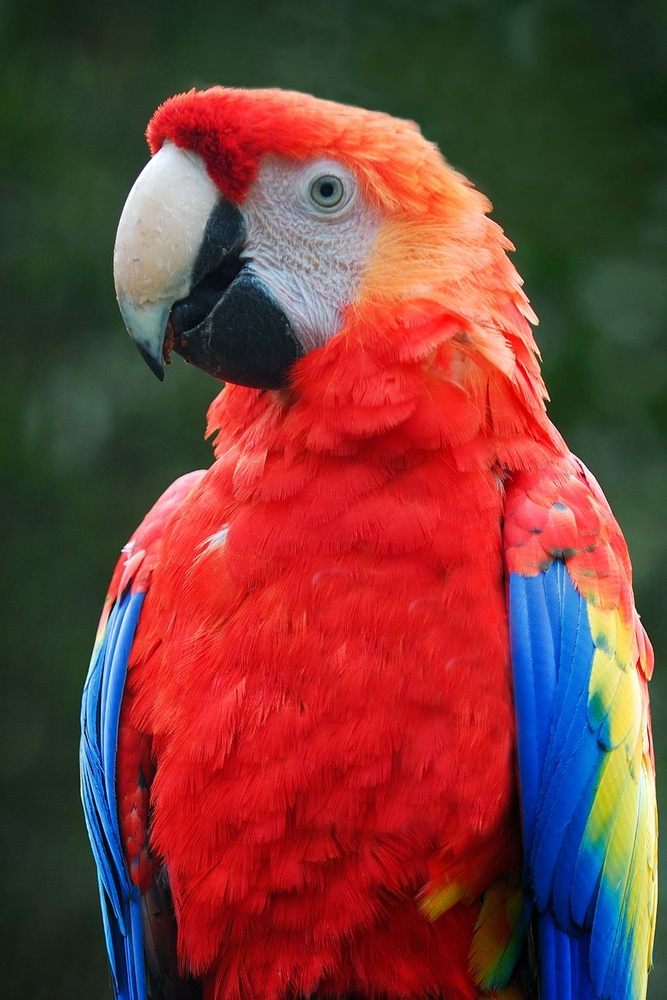
#> input picture Pic/parrot.jpg, 667 x 1000 px, shrunk from 860 x 1290 before the run, found by its file name
$ python imgHistograms.py
#> lines starting #> are read from the running program, lines starting #| are printed output that depends on the picture; after the words box and inside, x2 and y2 are one past the last pixel; in counts of white or black regions, pixels touching at a corner belong together
import matplotlib.pyplot as plt
import cv2

def main():
    img_path = '/home/mehedi/Desktop/Digital Image Processing/Pic/parrot.jpg'
    print(img_path)
    rgb = plt.imread(img_path)
#> rgb is the input picture: shape (1000, 667, 3); mean R, G, B 118.1, 62.1, 57.3
    print(rgb.shape, rgb.max(), rgb.min())
#| (1000, 667, 3) 255 0

    red = rgb[:, :, 0]
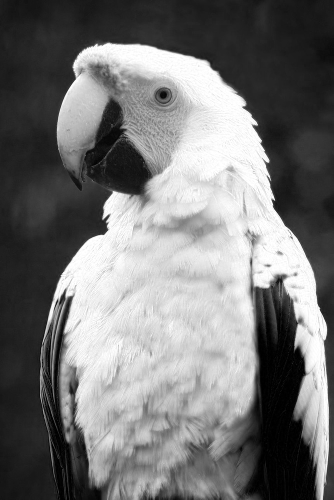
#> red: shape (1000, 667) (shown at 1/2 size); min 0, max 255, mean 118.1
    green = rgb[:, :, 1]
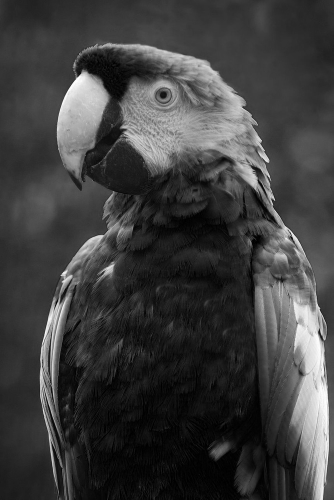
#> green: shape (1000, 667) (shown at 1/2 size); min 0, max 255, mean 62.1
    blue = rgb[:, :, 2]
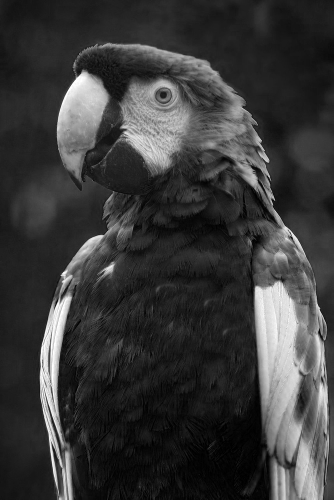
#> blue: shape (1000, 667) (shown at 1/2 size); min 0, max 255, mean 57.3
    print(red.shape, red.max(), red.min())
#| (1000, 667) 255 0

    grayscale = cv2.cvtColor(rgb, cv2.COLOR_RGB2GRAY)
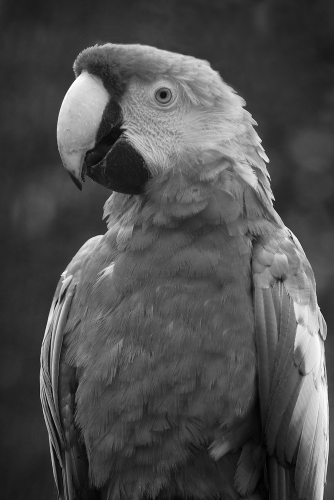
#> grayscale: shape (1000, 667) (shown at 1/2 size); min 0, max 255, mean 78.3
    print(grayscale.shape, grayscale.max(), grayscale.min())
#| (1000, 667) 255 0

    _, binary = cv2.threshold(grayscale, 127, 255, cv2.THRESH_BINARY)
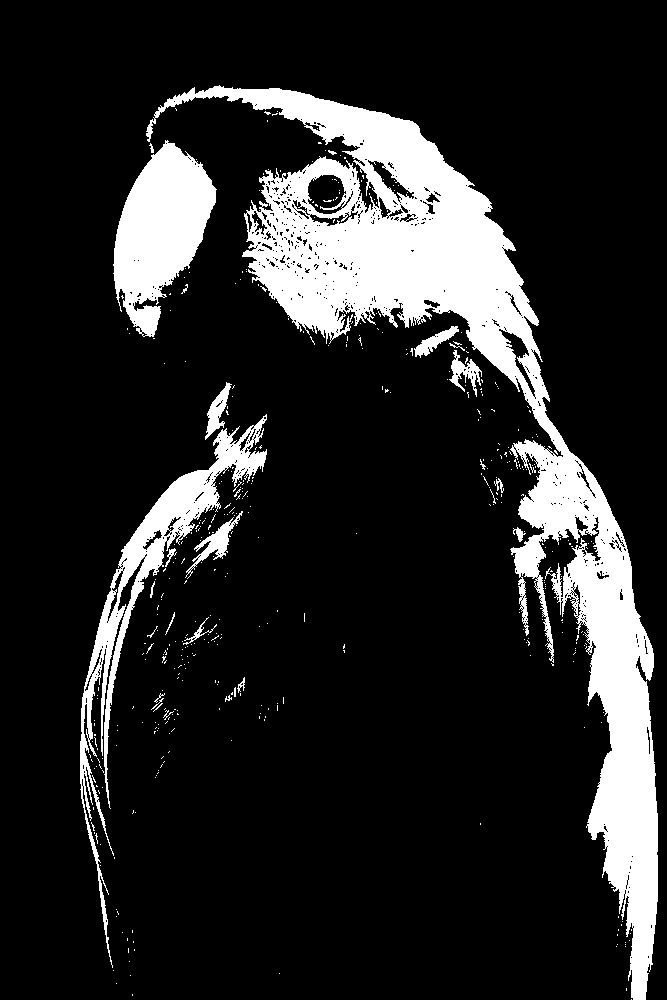
#> binary: shape (1000, 667); 15.3% white; 455 white regions (430 under 20 px), largest, box (x1, y1, x2, y2) and area: (146, 85, 658, 1000) 75158, (113, 140, 217, 337) 11638, (80, 414, 267, 968) 11161

    img_set = [rgb, red, green, blue, grayscale, binary]
    title_set = ['RGB', 'Red', 'Green', 'Blue', 'Grayscale', 'Binary']

    plt.figure(figsize = (20, 20))
    for i in range(6):
        plt.subplot(2, 3,  i + 1)
        plt.title(title_set[i])
        ch = len(img_set[i].shape)
        if (ch == 3):
            plt.imshow(img_set[i])
        else:
            plt.imshow(img_set[i], cmap = 'gray')
    plt.savefig('Images.jpg')
    plt.show()

    hist_title_set = ['RGB Histogram', 'Red Histogram', 'Green Histogram', 'Blue Histogram', 'Grayscale Histogram', 'Binary Histogram']

    plt.figure(figsize = (20, 20))
    for i in range(6):
        plt.subplot(2, 3,  i + 1)
        plt.title(hist_title_set[i])
        plt.hist(img_set[i].ravel(),256,[0,256])
    plt.savefig('Histograms.jpg')
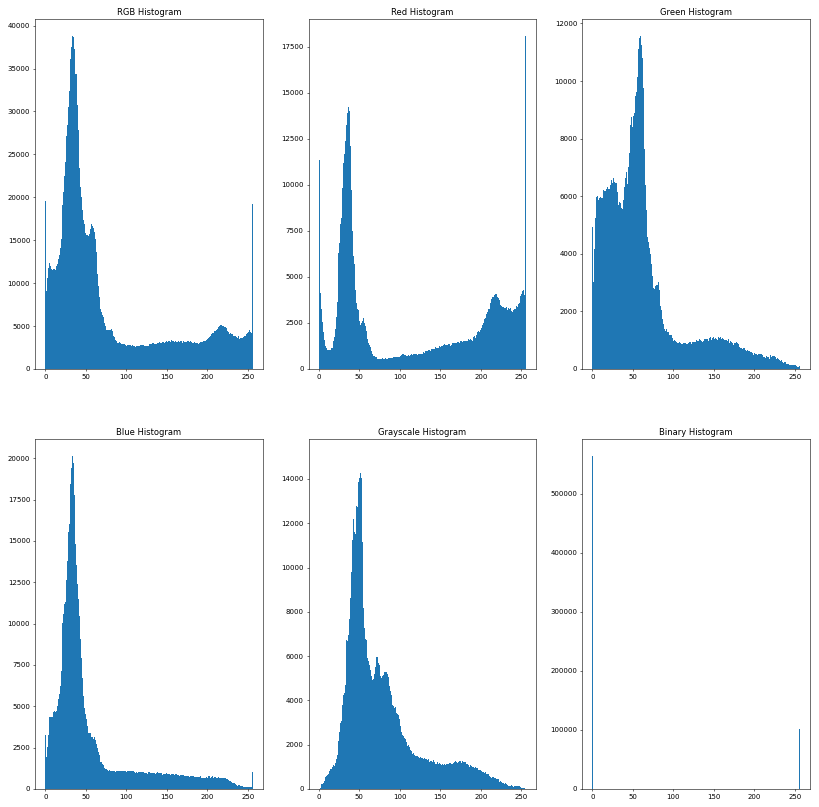
#> figure drawn by matplotlib, 6 panels; panel 1: tallest bar 38830 high, from x = 33 to 34; panel 2: tallest bar 18107 high, from x = 255 to 256; panel 3: tallest bar 11575 high, from x = 59 to 60; panel 4: tallest bar 20156 high, from x = 33 to 34
    plt.show()


if __name__ == '__main__':
    main()

$ run again, with Pic/dahlia.jpg copied over Pic/parrot.jpg
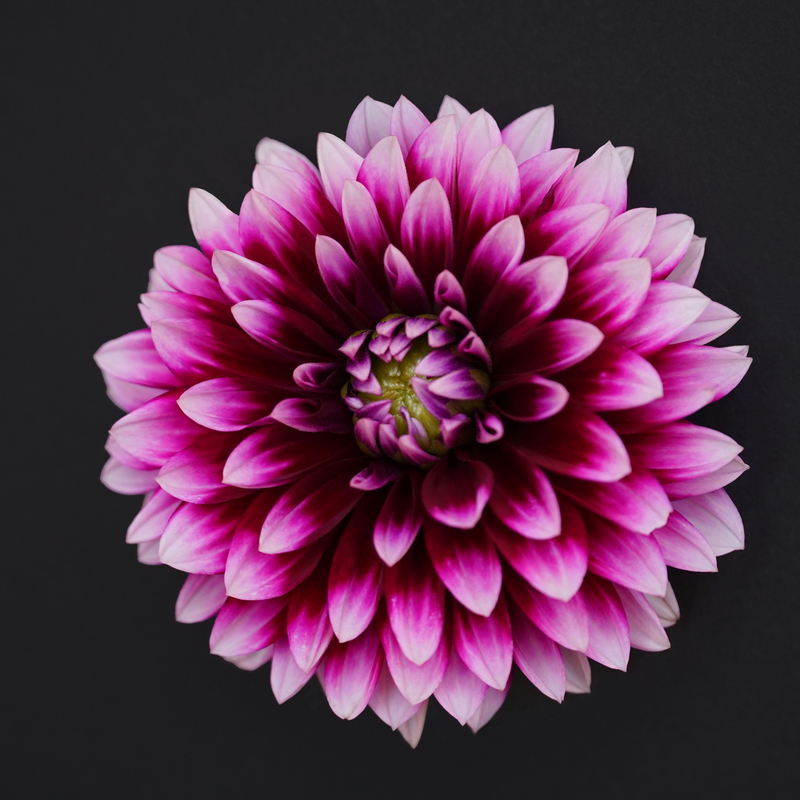
#> input picture Pic/dahlia.jpg, 800 x 800 px, found by its file name
#> in main, rgb is the input picture: shape (800, 800, 3); mean R, G, B 88.1, 48, 74.1
#| (800, 800, 3) 246 0
#| (800, 800) 246 5
#> in main, `grayscale = cv2.cvtColor(rgb, cv2.COLOR_RGB2GRAY)`:
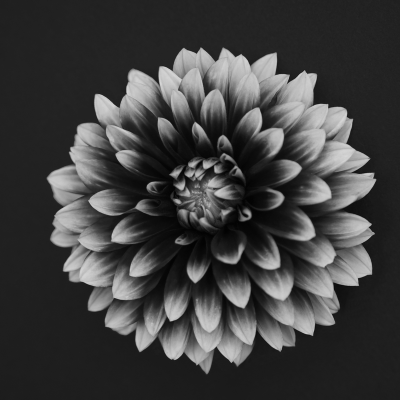
#> grayscale: shape (800, 800) (shown at 1/2 size); min 1, max 219, mean 62.9
#| (800, 800) 219 1
#> in main, `_, binary = cv2.threshold(grayscale, 127, 255, cv2.THRESH_BINARY)`:
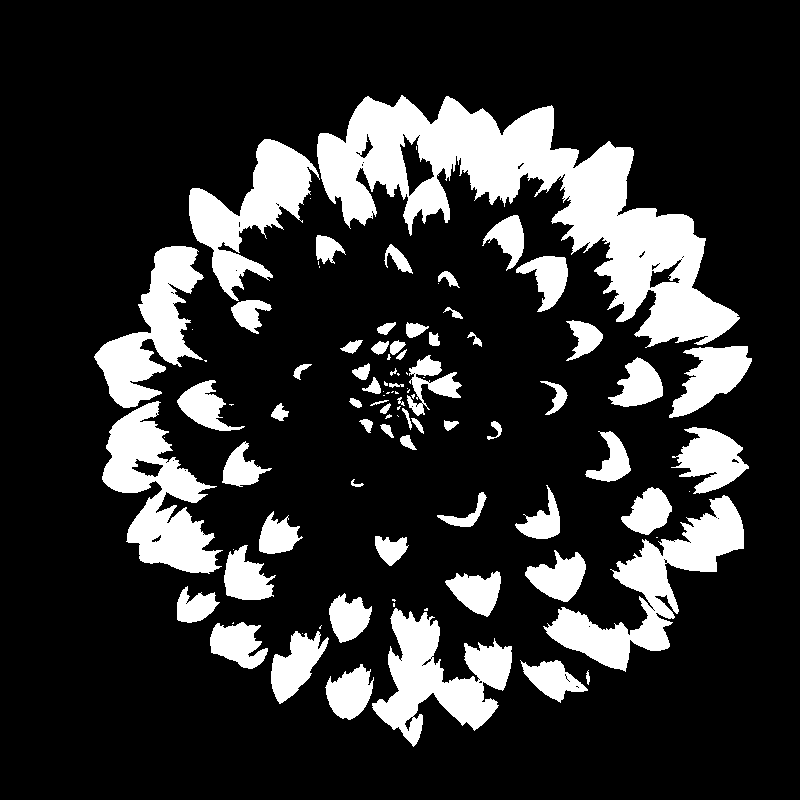
#> binary: shape (800, 800); 18.8% white; 98 white regions (35 under 20 px), largest, box (x1, y1, x2, y2) and area: (317, 95, 740, 348) 35610, (543, 495, 744, 672) 10139, (102, 401, 223, 574) 9520

$ run again, with Pic/rose.jpg copied over Pic/parrot.jpg
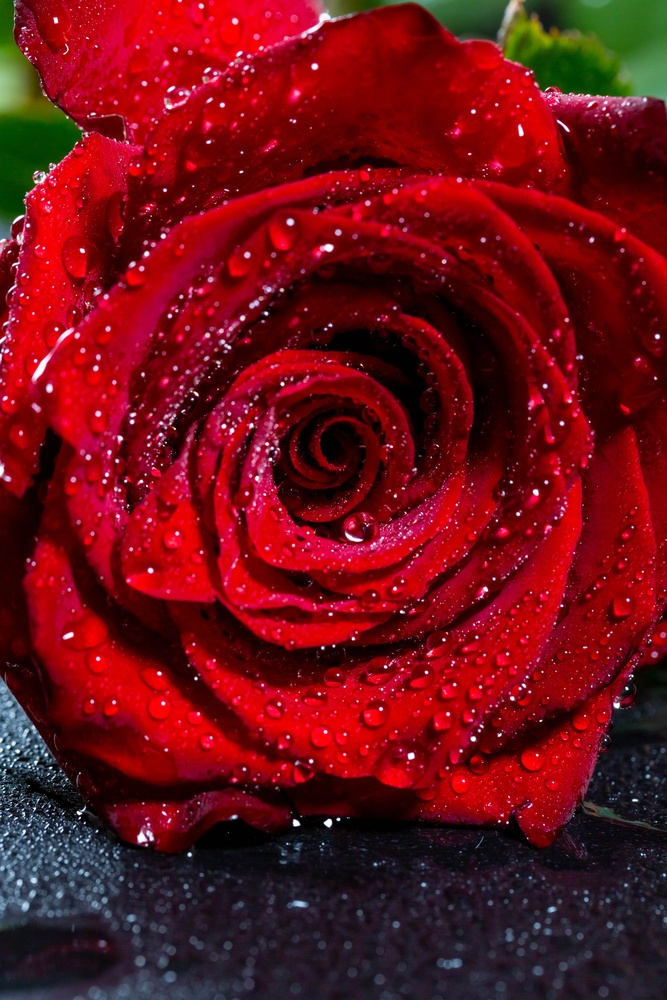
#> input picture Pic/rose.jpg, 667 x 1000 px, shrunk from 3840 x 5760 before the run, found by its file name
#> in main, rgb is the input picture: shape (1000, 667, 3); mean R, G, B 109.6, 15.1, 22.6
#| (1000, 667, 3) 255 0
#| (1000, 667) 255 0
#> in main, `grayscale = cv2.cvtColor(rgb, cv2.COLOR_RGB2GRAY)`:
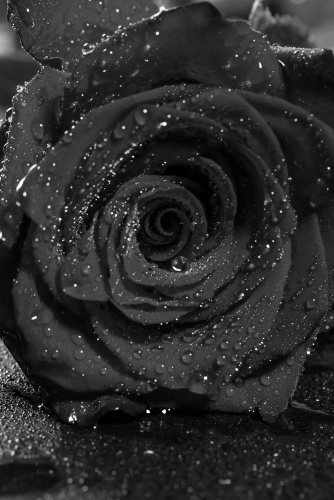
#> grayscale: shape (1000, 667) (shown at 1/2 size); min 0, max 255, mean 44.2
#| (1000, 667) 255 0
#> in main, `_, binary = cv2.threshold(grayscale, 127, 255, cv2.THRESH_BINARY)`:
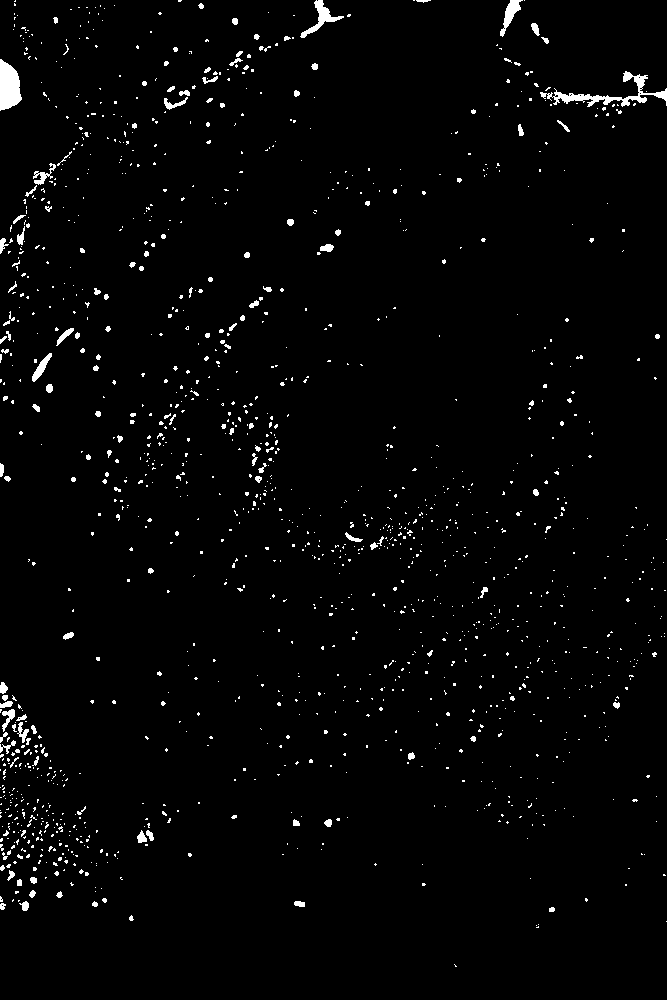
#> binary: shape (1000, 667); 2% white; 1422 white regions (1286 under 20 px), largest, box (x1, y1, x2, y2) and area: (540, 71, 667, 107) 988, (0, 59, 22, 111) 833, (300, 0, 344, 38) 412
